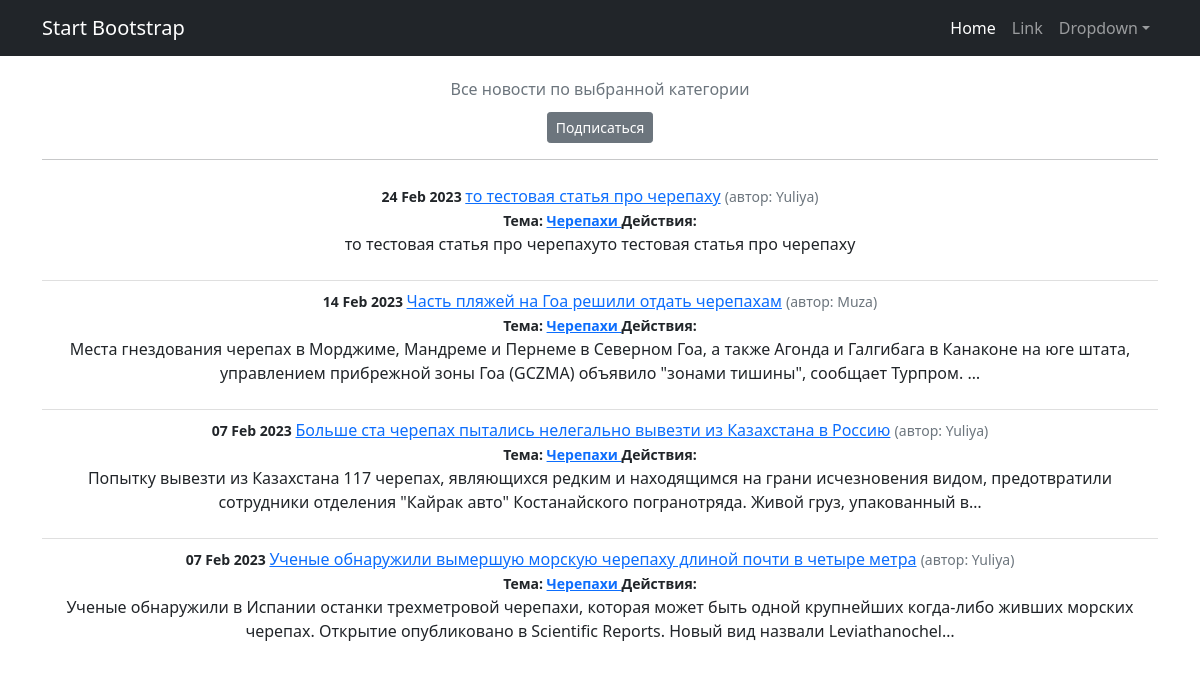
Page /news/categories/5 on the committed database.
### news/models.py (models this page shows, shortened)
class Post(models.Model):
    author = models.ForeignKey(Author, on_delete=models.CASCADE)
    NEWS = 'NW'
    ARTICLE = 'AR'
    CATEGORY_CHOICES = (
        (NEWS, 'Новость'),
        (ARTICLE, 'Статья'),
    )
    categoryType = models.CharField(max_length=2, choices=CATEGORY_CHOICES, default=ARTICLE)
    dateCreation = models.DateTimeField(auto_now_add=True)
    postCategory = models.ManyToManyField(Category, through='PostCategory')
    title = models.CharField(max_length=128)
    text = models.TextField()
    rating = models.SmallIntegerField(default=0)

class Author(models.Model):
    authorUser = models.OneToOneField(User, on_delete=models.CASCADE)
    ratingAuthor = models.SmallIntegerField(default=0)
    def __str__(self):
        return f'{self.authorUser.username}'

class Category(models.Model):
    name = models.CharField(max_length=64, unique=True)
    subscribers = models.ManyToManyField(User, related_name='categories')
    def __str__(self):
        return self.name
    class Meta:
        verbose_name = 'Категория'
        verbose_name_plural = 'Категории'

### news/views.py (the view)
# urls.py: path('categories/<int:pk>', CategoryListView.as_view(), name='category_list'),
class CategoryListView(ListView):
    model = Post
    template_name = 'category_list.html'
    context_object_name = 'category_news_list'
    def get_queryset(self):
        self.category = get_object_or_404(Category, id=self.kwargs['pk'])
        queryset = Post.objects.filter(postCategory=self.category).order_by('-dateCreation')
        return queryset
    def get_context_data(self, **kwargs):
        context = super().get_context_data(**kwargs)
        context['is_not_subscribers'] = self.request.user not in self.category.subscribers.all()
        context['category'] = self.category
        return context

### templates/category_list.html (shortened to what this page needs)
{% extends 'flatpages/default.html' %}
{% load custom_filters %}
{% load custom_tags %}
{% block content %}
   <h1 class="text-center"><span class="text-muted fs-6 fw-normal">Все новости по выбранной категории</span></h1>
      {% if is_not_subscribers %}
          <p class="text-center"><a href="{% url 'subscribe' category.id %}" class="btn btn-secondary btn-sm ">Подписаться</a> </p>
       {% endif %}
<hr>
<ul class="list-group list-group-flush">
    {% for post in category_news_list %}
       <li class="list-group-item">
           <small class="fw-bold">{{ post.dateCreation|date:'d M Y ' }}</small>
           <a href="{% url 'post_detail' post.id %}">{{ post.title }}</a>
           <small class="text-muted">(автор: {{ post.author }})</small><br>
           <small class="fw-bold">Тема:
               {% for category in post.postCategory.all %}
               <a href="{% url 'category_list' category.id %}"> {{ category }} </a>
               {% endfor %}
           </small>
           <td>
           <small class="fw-bold">Действия:
           </small>
           </td>
           <p>{{ post.text |truncatechars:210}}</p>
       </li>
    {% endfor %}
</ul>
{% endblock content %}

### rows in the picture
Post: dateCreation "24 Feb 2023", title "то тестовая статья про черепаху", author "Yuliya", text "то тестовая статья про черепахуто тестовая статья про черепаху"
Category: name "Черепахи"
Post: dateCreation "14 Feb 2023", title "Часть пляжей на Гоа решили отдать черепахам", author "Muza", text "Места гнездования черепах в Морджиме, Мандреме и Пернеме в Северном Гоа, а также Агонда и Галгибага в Канаконе на юге штата, управлением прибрежной зоны Гоа (GCZMA) объявило \"зонами тишины\", сообщает Турпром. …"
Post: dateCreation "07 Feb 2023", title "Больше ста черепах пытались нелегально вывезти из Казахстана в Россию", author "Yuliya", text "Попытку вывезти из Казахстана 117 черепах, являющихся редким и находящимся на грани исчезновения видом, предотвратили сотрудники отделения \"Кайрак авто\" Костанайского погранотряда. Живой груз, упакованный в…"
Post: dateCreation "07 Feb 2023", title "Ученые обнаружили вымершую морскую черепаху длиной почти в четыре метра", author "Yuliya", text "Ученые обнаружили в Испании останки трехметровой черепахи, которая может быть одной крупнейших когда-либо живших морских черепах. Открытие опубликовано в Scientific Reports. Новый вид назвали Leviathanochel…"
